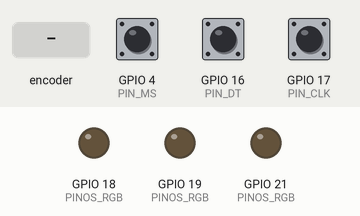
This sketch was run on a simulated ESP32. Shown: output pins drawn as LEDs (lit = HIGH). Inputs (shaded band) come from the test bench; at power-on: GPIO 4 (PIN_MS) HIGH, GPIO 16 (PIN_DT) HIGH, GPIO 17 (PIN_CLK) HIGH.

Above: at 1.4 s.
1.5 s: GPIO 4 (PIN_MS) pulled LOW for 0.15 s
At 1.65 s:
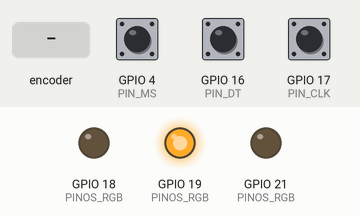
3.2 s: GPIO 4 (PIN_MS) pulled LOW for 1 s
At 3.35 s:
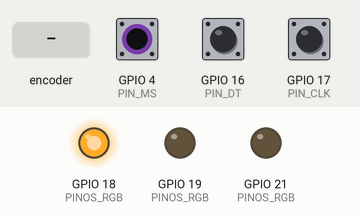
5.7 s: rotary encoder on GPIO 17 (PIN_CLK) / GPIO 16 (PIN_DT) turned 3 steps (first pin leading)
At 7.1 s:
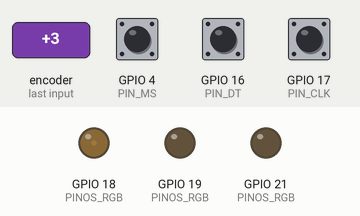
7.8 s: GPIO 4 (PIN_MS) pulsed LOW 5 times (0.12 s each, 0.3 s apart)
At 7.95 s:
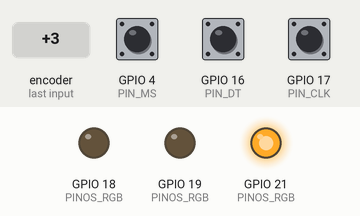
Timing chart, 0 to 10.8 s (numbered marks = the images above; inputs shaded):
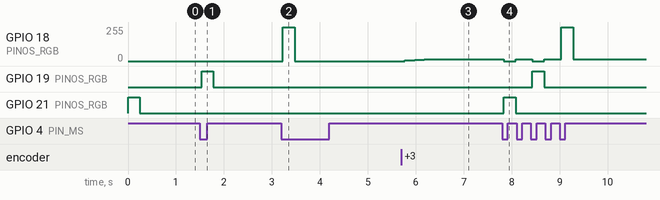

Measured:
- after the input at 1.5 s, GPIO 19 (PINOS_RGB): LOW → HIGH at once, → LOW 0.25 s later
- after the input at 3.2 s, GPIO 18 (PINOS_RGB): 0/255 → 255/255 at once, → 0/255 0.25 s later
- after the input at 5.7 s, GPIO 18 (PINOS_RGB): 0/255 → 5/255 after 0.08 s, → 10/255 0.20 s later, → 15/255 0.20 s later
- after the input at 7.8 s, GPIO 18 (PINOS_RGB): 15/255 → 0/255 at once, → 15/255 0.25 s later, → 0/255 0.35 s later, → 15/255 0.25 s later, … (6 changes in this stretch); GPIO 19 (PINOS_RGB): LOW → HIGH after 0.63 s, → LOW 0.25 s later; GPIO 21 (PINOS_RGB): LOW → HIGH at once, → LOW 0.25 s later

The sketch:

ex10_rgb_encoder.ino
```cpp
// PINOS
const uint8_t PINOS_RGB[3] = {21, 19, 18};  // R, G, B
#define PIN_CLK 17
#define PIN_DT 16
#define PIN_MS 4

// LED
// #define ANODO_COMUM true // mude para true se o pino comum do LED vai no 3V3
#define ANODO_COMUM false
const char* NOMES[3] = {"Vermelho", "Verde", "Azul"};

// PWM
#define PWM_FREQ 5000               // 5 kHz: sem cintilação visível
#define  PWM_RES 8                  // 8 bits de resolução
#define      DUTY_MAX ((1 << PWM_RES) - 1)  // 255
// Canais PWM (só usados no core 2.x): 0 = R, 1 = G, 2 = B

// ENCODER
#define PASSOS_POR_CLIQUE 4       // KY-040 = 4; se pular de 2 em 2, use 2
#define PASSO_COR          5          // quanto o duty muda a cada clique
#define DEBOUNCE_MS 30

volatile int32_t contagemBruta = 0;
volatile uint8_t estadoEncoder = 0;
int32_t posicaoAnterior = 0;

int cores[3] = {0, 0, 0};  // intensidade de R, G, B (0 a DUTY_MAX)
uint8_t canalAtivo = 0;    // 0 = R, 1 = G, 2 = B

// Decodificador de quadratura: compara o estado anterior com o atual e
// descarta transições impossíveis (ruído e bouncing dos contatos)
void IRAM_ATTR isrEncoder() {
  static const int8_t tabela[16] = {0, -1, 1, 0, 1, 0, 0, -1, -1, 0, 0, 1, 0, 1, -1, 0};
  estadoEncoder = ((estadoEncoder << 2) | (digitalRead(PIN_CLK) << 1) | digitalRead(PIN_DT)) & 0x0F;
  contagemBruta += tabela[estadoEncoder];
}

// A API do PWM (LEDC) mudou no core 3.x da ESP32; isto compila nas duas versões
void configurarPWM(uint8_t pino, uint8_t canal) {
#if ESP_ARDUINO_VERSION_MAJOR >= 3
  ledcAttach(pino, PWM_FREQ, PWM_RES);
#else
  ledcSetup(canal, PWM_FREQ, PWM_RES);
  ledcAttachPin(pino, canal);
#endif
}

void escreverPWM(uint8_t pino, uint8_t canal, uint32_t duty) {
#if ESP_ARDUINO_VERSION_MAJOR >= 3
  ledcWrite(pino, duty);
#else
  ledcWrite(canal, duty);
#endif
}

void escreverCor(uint8_t i, int valor) {
  // No anodo comum a lógica é invertida: duty alto = LED mais apagado
  escreverPWM(PINOS_RGB[i], i, ANODO_COMUM ? DUTY_MAX - valor : valor);
}

void atualizarLED() {
  for (uint8_t i = 0; i < 3; i++) escreverCor(i, cores[i]);
}

// Acende só a cor selecionada por um instante, para você saber qual está ajustando
void piscarCanalAtivo() {
  for (uint8_t i = 0; i < 3; i++) escreverCor(i, i == canalAtivo ? DUTY_MAX : 0);
  delay(250);
  atualizarLED();
}

// Retorna true uma única vez a cada clique (com debounce)
bool botaoClicado() {
  static bool estadoEstavel = HIGH;
  static bool ultimaLeitura = HIGH;
  static unsigned long ultimaMudanca = 0;

  bool leitura = digitalRead(PIN_MS);
  if (leitura != ultimaLeitura) {
    ultimaLeitura = leitura;
    ultimaMudanca = millis();
  }
  if (millis() - ultimaMudanca > DEBOUNCE_MS && leitura != estadoEstavel) {
    estadoEstavel = leitura;
    return estadoEstavel == LOW;  // LOW = pressionado (pull-up interno)
  }
  return false;
}

void setup() {
  Serial.begin(115200);

  pinMode(PIN_CLK, INPUT_PULLUP);
  pinMode(PIN_DT, INPUT_PULLUP);
  pinMode(PIN_MS, INPUT_PULLUP);
  estadoEncoder = (digitalRead(PIN_CLK) << 1) | digitalRead(PIN_DT);
  attachInterrupt(digitalPinToInterrupt(PIN_CLK), isrEncoder, CHANGE);
  attachInterrupt(digitalPinToInterrupt(PIN_DT), isrEncoder, CHANGE);

  for (uint8_t i = 0; i < 3; i++) configurarPWM(PINOS_RGB[i], i);
  atualizarLED();
  piscarCanalAtivo();
}

void loop() {
  if (botaoClicado()) {
    canalAtivo = (canalAtivo + 1) % 3;
    piscarCanalAtivo();
  }

  int32_t atual = contagemBruta;  // leitura de 32 bits é atômica na ESP32
  int cliques = (atual - posicaoAnterior) / PASSOS_POR_CLIQUE;

  if (cliques != 0) {
    posicaoAnterior += cliques * PASSOS_POR_CLIQUE;
    cores[canalAtivo] = constrain(cores[canalAtivo] + cliques * PASSO_COR, 0, DUTY_MAX);
    atualizarLED();
  }
}
```
